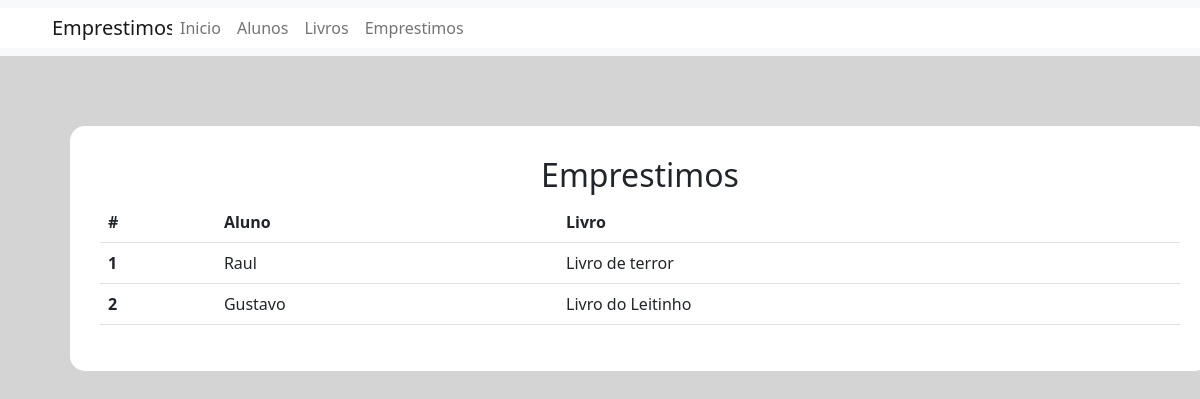
The page /emprestimos on the database its author committed.
### main/models.py (models this page shows)
class Emprestimo(models.Model):
    livro = models.ForeignKey(Livro, on_delete=models.CASCADE, null=True, blank=True)
    aluno = models.ForeignKey(Aluno, on_delete=models.CASCADE, null=True, blank=True)

class Aluno(models.Model):
    nome = models.CharField(max_length=200)
    email = models.EmailField()
    def __str__(self):
        return str(self.nome)

class Livro(models.Model):
    nome = models.CharField(max_length=150)
    categoria = models.ForeignKey(Categoria, on_delete=models.CASCADE, null=True, blank=True)
    autor = models.ForeignKey(Autor, on_delete=models.CASCADE, null=True, blank=True)
    def __str__(self):
        return str(str(self.nome))

### main/views.py (the view)
# urls.py: path('emprestimos', views.emprestimos, name='emprestimos'),
def emprestimos(request):
    emprestimos = Emprestimo.objects.all
    alunos = Aluno.objects.all
    return render(request, 'emprestimos.html',{'emprestimos':emprestimos , 'alunos':alunos})

### main/templates/emprestimos.html (shortened to what this page needs)
<!DOCTYPE html>
<html lang="en">
<head>
    <link href="https://cdn.jsdelivr.net/npm/bootstrap@5.2.2/dist/css/bootstrap.min.css" rel="stylesheet">
</head>
<body>
    <nav class="navbar navbar-expand-lg bg-light">
        <div class="container-fluid fundo">
            <a class="navbar-brand fundo espaco" href="#">Emprestimos</a>
            <div class="collapse navbar-collapse fundo" id="navbarSupportedContent">
                <ul class="navbar-nav me-auto mb-2 mb-lg-0">
                    <li class="nav-item">
                        <a class="nav-link" href="home">Inicio</a>
                    </li>
                    <li class="nav-item">
                        <a class="nav-link" href="alunos">Alunos</a>
                    </li>
                    <li class="nav-item">
                        <a class="nav-link" href="livros">Livros</a>
                    </li>
                    <li class="nav-item">
                        <a class="nav-link" href="emprestimos">Emprestimos</a>
                    </li>
                </ul>
            </div>
        </div>
    </nav>
    <div class="container">
        <h2 style="text-align: center;">Emprestimos</h2>
        <table class="table">
            <thead>
            <tr>
                <th scope="col">#</th>
                <th scope="col">Aluno</th>
                <th scope="col">Livro</th>
            </tr>
            </thead>
            <tbody>
            {% for emprestimos in emprestimos %}
            <tr>
                <th scope="row">{{emprestimos.id}}</th>
                <td>{{emprestimos.aluno}}</td>
                <td>{{emprestimos.livro}}</td>
            </tr>
            {% endfor %}
            </tbody>
        </table>
    </div>
</body>
</html>

### main/templates/emprestimos.html (style rules this page uses)
body { background-color: rgb(212, 212, 212); }
.container { margin: 70px; padding: 30px; background-color: white; border-radius: 15px; }
.fundo { background-color: white; }
.espaco { margin:0px 20px 0px 40px ; width: 100px; }

### rows shown on the page
Emprestimo: id "1", aluno "Raul", livro "Livro de terror"
Emprestimo: id "2", aluno "Gustavo", livro "Livro do Leitinho"
